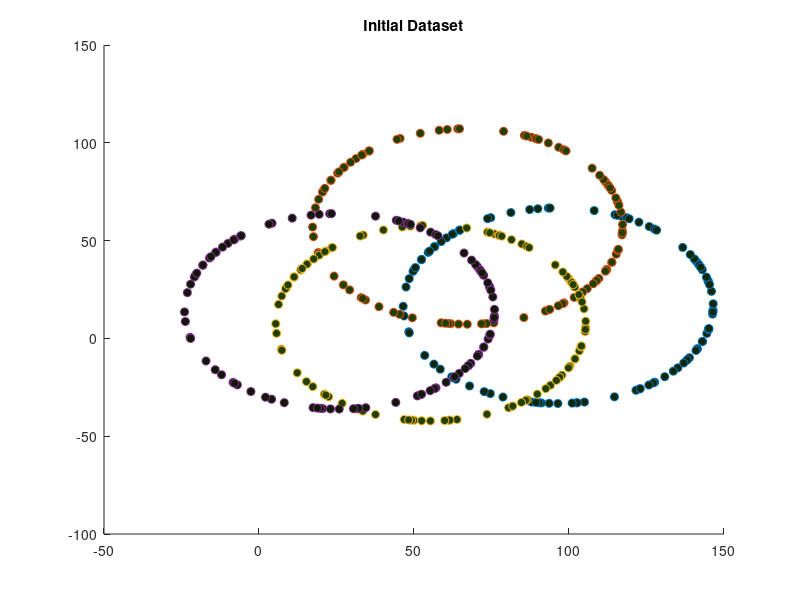
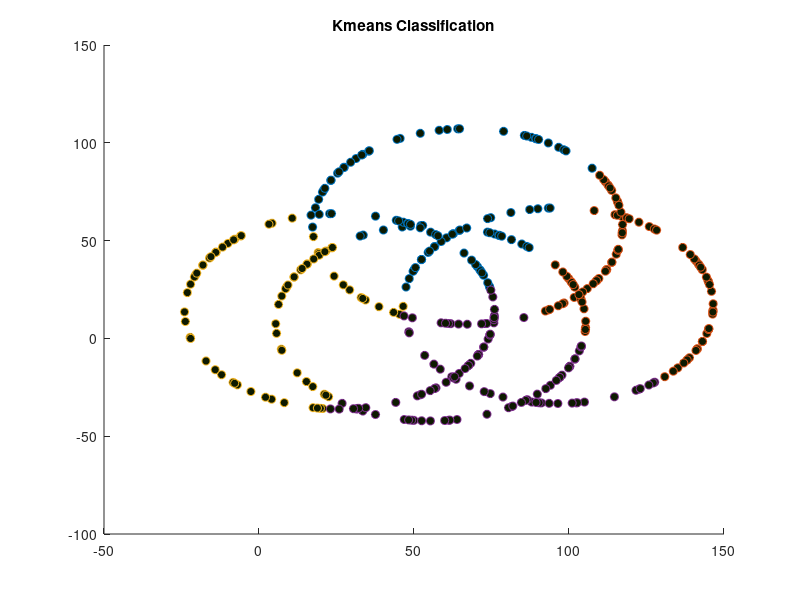

Here is the MATLAB script that generated these plots, in order: (Note: this script raises an error after producing the figures.)
%% Load Input
%Creating Data
num_circle=4; %number of circles 
num_points = 100; %number of points for in given circle
s=5;% number of segnments that we will initially cluster
r=50; %radius is fixed for all circles, my be changed
angles = 2*pi*rand(1,num_points); %anglular poistion of a point in a circle
%Dimension=2; % NUmber of dimension
data = [];
figure
for i=1:num_circle
  cx= rand*100;  %a random x center coordinate
  cy= rand*100;  %a random y center coordinate
  x=r*cos(angles)+cx;  %parametric equation of a circle
  y=r*sin(angles)+cy;
  c=(randi([1, s]))/10; 
  color=c.*[0.25,0.5,0];
  temp = [x;y];
  data = [data, temp];
  scatter(x,y,'MarkerFaceColor',color); title 'Initial Dataset';
  hold on;
end
data=data';
%%
N = num_circle*num_points;
n = 4; % Number of points to build model

K = num_circle;

cluster = kmeans(data,K);
figure 
for jhg=1:K
    i = cluster==jhg;
    I = find(i==1);
    points = data(I,:)';
    scatter(points(1,:),points(2,:),'MarkerFaceColor',color); title 'Kmeans Classification';
    hold on;
end

%% Here comes the part of cluster initialisation
% Build P matrix.
num_column = 10; % Here we can see that number of columns are very small in comparision ti Nc
P=[];
pj=zeros(N,1);
for it=1:num_column
    r =randi([1,N],1,n);
    points = data(r,:); % n points from data which will make my model
    points = points';
    %[cx,cy,r,error] = circFit(points);
    [cx, cy, rad, error] = CIRC(points(1,:)',points(2,:)');
    for iter = 1:N % Calculating Pj vector here
        temp=sum(r==iter);
        if temp==0
            x = data(iter,1);
            y = data(iter,2);
            X = [x,y;cx,cy];
            d = pdist(X,'euclidean');
            err = sqrt(abs(d^2-rad^2)); 
            sigma = 10;
            lembda = 1;
            pow=2;
            pj(iter) = exp(-lembda*(err/sigma)^pow);
        end
    end
    P = [P,pj];
end
clear err;
cluster = kmeans(P,K);
figure 
for jhg=1:K
    i = cluster==jhg;
    I = find(i==1);
    points = data(I,:)';
    scatter(points(1,:),points(2,:),'MarkerFaceColor',color); title 'Higher Order Kmeans Classification';
    hold on;
end

%% While loop 

T=200; % number of column of P matrix (1<= T <= Nc)
numc = 5; % Number of column in U matrix
niter=10;
U = orth(randn(N,numc)); % Initialisation of U matrix
err_1=100;
err_U=N*numc;
while (err_U>0.01*N*numc && err_1>5 )% && err_1<N-5)
    prev_U = U;
    for t1 = 1:T
        r =randi([1,K],1,1);
        i = cluster==r;
        I = find(i==1);
        I=randsample(I,n); % Choosing random n points from 
        %I=I(1:n);
        points = data(I,:); % n points from data which will make my model
        points = points';
        [cx, cy, rad, error] = CIRC(points(1,:)',points(2,:)');
        pj=zeros(N,1);
        for iter = 1:N % Calculating Pj vector here
            temp=sum(I==iter);
            if temp==0
                x = data(iter,1);
                y = data(iter,2);
                X = [x,y;cx,cy];
                d = pdist(X,'euclidean');
                err = sqrt(abs(d^2-rad^2)); 
                sigma = 10;
                lembda = 10;
                pow=2;
                pj(iter) = exp(-lembda*(err/sigma)^pow);
               % iter
            end
        end
        
        weights = U\pj;
        %weights = lsqnonneg(U,pj);
        residual = pj-U*weights;
        q = U*weights;
        norm_q = norm(q);
        norm_weights = norm(weights);
        norm_residual = norm(residual);
        
        sG = norm_residual*norm_q;
        step_size=1/(t1+1);
        t = step_size*sG;
        if t<pi/2 % drop big steps  
            alpha = (cos(t)-1)/(norm_q*norm_weights) ;
            beta = sin(t)/(norm_residual*norm_weights);
            U = U + beta*residual*weights' + alpha*q*weights';
        end 
    end
    TF = isnan(U);
    if(sum(sum(TF))==N*numc)
        break
    else
        cluster = kmeans(U,K);
    end
   
    err_U = sum(sum(abs(prev_U-U)))
    niter = niter-1;
end


figure
    for jhg=1:K
        i = cluster==jhg;
        I = find(i==1);
        points = data(I,:)';
        scatter(points(1,:),points(2,:),'MarkerFaceColor',color);title 'My Program Classification';
        hold on
    end
%clear;
%clc;
